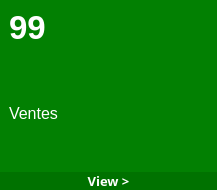
                   <widget class="QWidget" name="widget_56" native="true">
                    <property name="minimumSize">
                     <size>
                      <width>0</width>
                      <height>190</height>
                     </size>
                    </property>
                    <property name="maximumSize">
                     <size>
                      <width>16777215</width>
                      <height>190</height>
                     </size>
                    </property>
                    <property name="styleSheet">
                     <string notr="true">background-color: rgb(2, 128, 2)</string>
                    </property>
                    <layout class="QGridLayout" name="gridLayout_7">
                     <property name="leftMargin">
                      <number>0</number>
                     </property>
                     <property name="topMargin">
                      <number>0</number>
                     </property>
                     <property name="rightMargin">
                      <number>0</number>
                     </property>
                     <property name="bottomMargin">
                      <number>0</number>
                     </property>
                     <property name="spacing">
                      <number>0</number>
                     </property>
                     <item row="0" column="0">
                      <widget class="QWidget" name="widget_57" native="true">
                       <property name="styleSheet">
                        <string notr="true">background-color: none</string>
                       </property>
                       <layout class="QVBoxLayout" name="verticalLayout_41" stretch="0,1,0,0">
                        <item>
                         <widget class="QLabel" name="ventesLabel">
                          <property name="font">
                           <font>
                            <pointsize>25</pointsize>
                            <weight>75</weight>
                            <bold>true</bold>
                           </font>
                          </property>
                          <property name="styleSheet">
                           <string notr="true">background-color: none;
color: white</string>
                          </property>
                          <property name="text">
                           <string>99</string>
                          </property>
                          <property name="wordWrap">
                           <bool>true</bool>
                          </property>
                         </widget>
                        </item>
                        <item>
                         <spacer name="verticalSpacer_16">
                          <property name="orientation">
                           <enum>Qt::Vertical</enum>
                          </property>
                          <property name="sizeHint" stdset="0">
                           <size>
                            <width>20</width>
                            <height>40</height>
                           </size>
                          </property>
                         </spacer>
                        </item>
                        <item>
                         <widget class="QLabel" name="label_62">
                          <property name="font">
                           <font>
                            <pointsize>12</pointsize>
                            <weight>50</weight>
                            <bold>false</bold>
                           </font>
                          </property>
                          <property name="styleSheet">
                           <string notr="true">background-color: none;
color: white</string>
                          </property>
                          <property name="text">
                           <string>Ventes</string>
                          </property>
                          <property name="wordWrap">
                           <bool>true</bool>
                          </property>
                         </widget>
                        </item>
                        <item>
                         <spacer name="verticalSpacer_17">
                          <property name="orientation">
                           <enum>Qt::Vertical</enum>
                          </property>
                          <property name="sizeHint" stdset="0">
                           <size>
                            <width>20</width>
                            <height>40</height>
                           </size>
                          </property>
                         </spacer>
                        </item>
                       </layout>
                      </widget>
                     </item>
                     <item row="0" column="1">
                      <widget class="QWidget" name="widget_58" native="true">
                       <property name="minimumSize">
                        <size>
                         <width>150</width>
                         <height>0</height>
                        </size>
                       </property>
                       <property name="styleSheet">
                        <string notr="true">background-color: none;</string>
                       </property>
                       <layout class="QVBoxLayout" name="verticalLayout_42">
                        <property name="leftMargin">
                         <number>0</number>
                        </property>
                        <property name="topMargin">
                         <number>10</number>
                        </property>
                        <property name="rightMargin">
                         <number>10</number>
                        </property>
                        <property name="bottomMargin">
                         <number>10</number>
                        </property>
                        <item>
                         <widget class="QLabel" name="label_63">
                          <property name="sizePolicy">
                           <sizepolicy hsizetype="Ignored" vsizetype="Ignored">
                            <horstretch>0</horstretch>
                            <verstretch>0</verstretch>
                           </sizepolicy>
                          </property>
                          <property name="text">
                           <string/>
                          </property>
                          <property name="pixmap">
                           <pixmap>../pictures/price-list (1).png</pixmap>
                          </property>
                          <property name="scaledContents">
                           <bool>true</bool>
                          </property>
                         </widget>
                        </item>
                       </layout>
                      </widget>
                     </item>
                     <item row="1" column="0" colspan="2">
                      <widget class="QPushButton" name="ventesButton">
                       <property name="font">
                        <font>
                         <family>Segoe UI Semibold</family>
                         <pointsize>10</pointsize>
                         <weight>75</weight>
                         <bold>true</bold>
                        </font>
                       </property>
                       <property name="styleSheet">
                        <string notr="true">color : white;
border: none;
background-color: rgb(0, 114, 0)</string>
                       </property>
                       <property name="text">
                        <string>View &gt;</string>
                       </property>
                      </widget>
                     </item>
                    </layout>
                   </widget>
